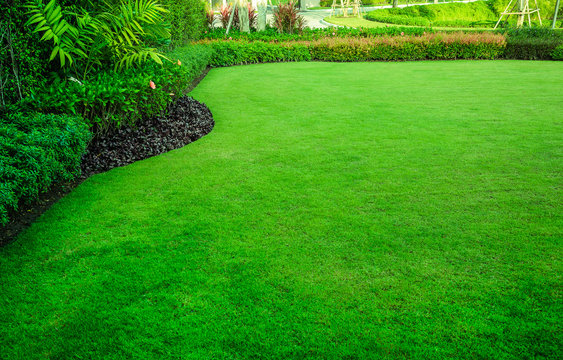
#> input picture data/images/lawn_image.jpg, 563 x 360 px
$ jupyter execute --allow-errors multimodal_input.ipynb
#> lines starting #> are read from the running program, lines starting #| are printed output that depends on the picture
[cell 1]
import base64
import io
from PIL import Image

base_width = 300
img = Image.open('../data/images/lawn_image.jpg')
#> img is the input picture: PIL image 563x360 RGB; mean R, G, B 56.8, 144.2, 24.7
wpercent = (base_width / float(img.size[0]))
#> wpercent = 0.533
hsize = int((float(img.size[1]) * float(wpercent)))
#> hsize = 191
img = img.resize((base_width, hsize), Image.Resampling.LANCZOS)
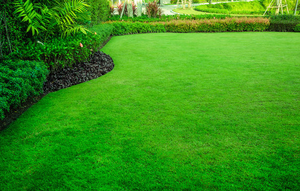
#> img: PIL image 300x191 RGB; mean R, G, B 56.8, 144.2, 24.7

img_byte_arr = io.BytesIO()
img.save(img_byte_arr, format='jpeg')
img_byte_arr = img_byte_arr.getvalue()
image_data = base64.b64encode(img_byte_arr).decode("utf-8")

[cell 2]
from PIL import Image
import io
import base64

img = Image.open(io.BytesIO(base64.b64decode(image_data)))
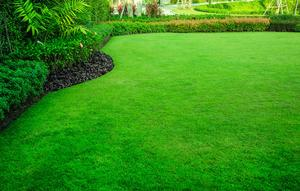
#> img: PIL image 300x191 RGB; mean R, G, B 57.4, 144.1, 25.8
img

$ run again, with data/images/dry_grass.jpg copied over data/images/lawn_image.jpg
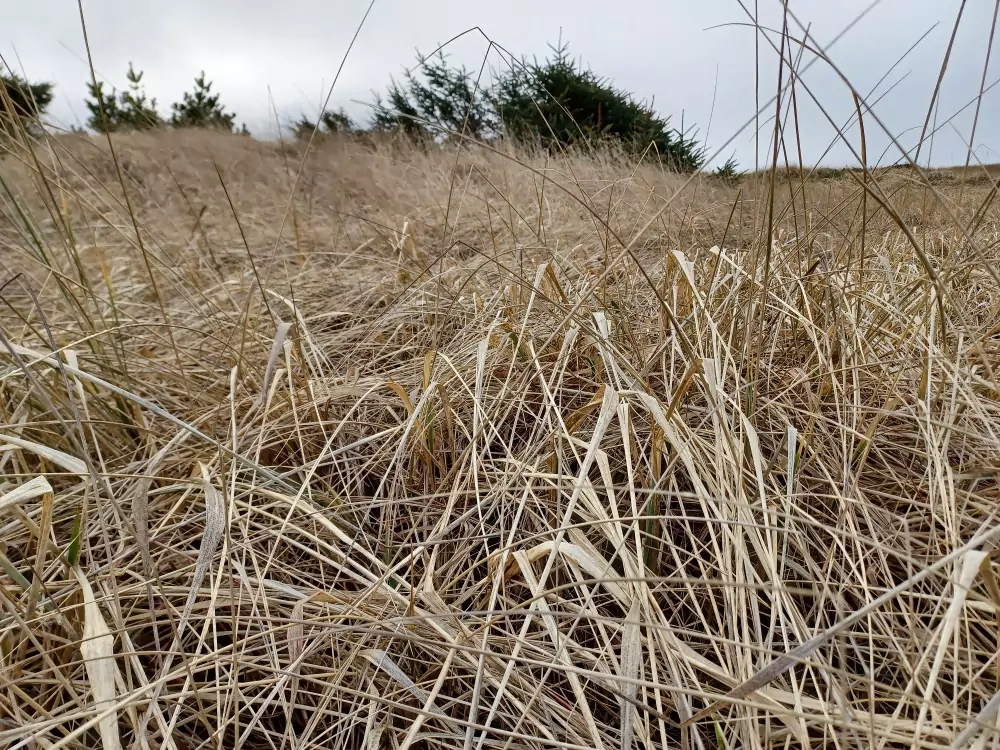
#> input picture data/images/dry_grass.jpg, 1000 x 750 px
#> img is the input picture: PIL image 1000x750 RGB; mean R, G, B 141.8, 128.9, 112.6
#> `img = img.resize((base_width, hsize), Image.Resampling.LANCZOS)`:
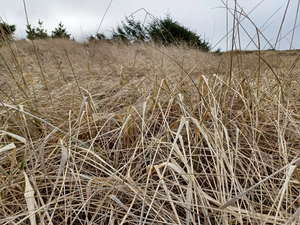
#> img: PIL image 300x225 RGB; mean R, G, B 141.8, 128.9, 112.7
#> `img = Image.open(io.BytesIO(base64.b64decode(image_data)))`:
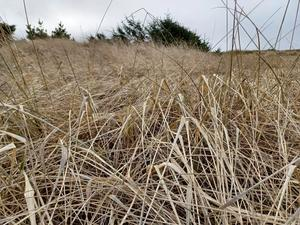
#> img: PIL image 300x225 RGB; mean R, G, B 141.8, 129, 112.8
